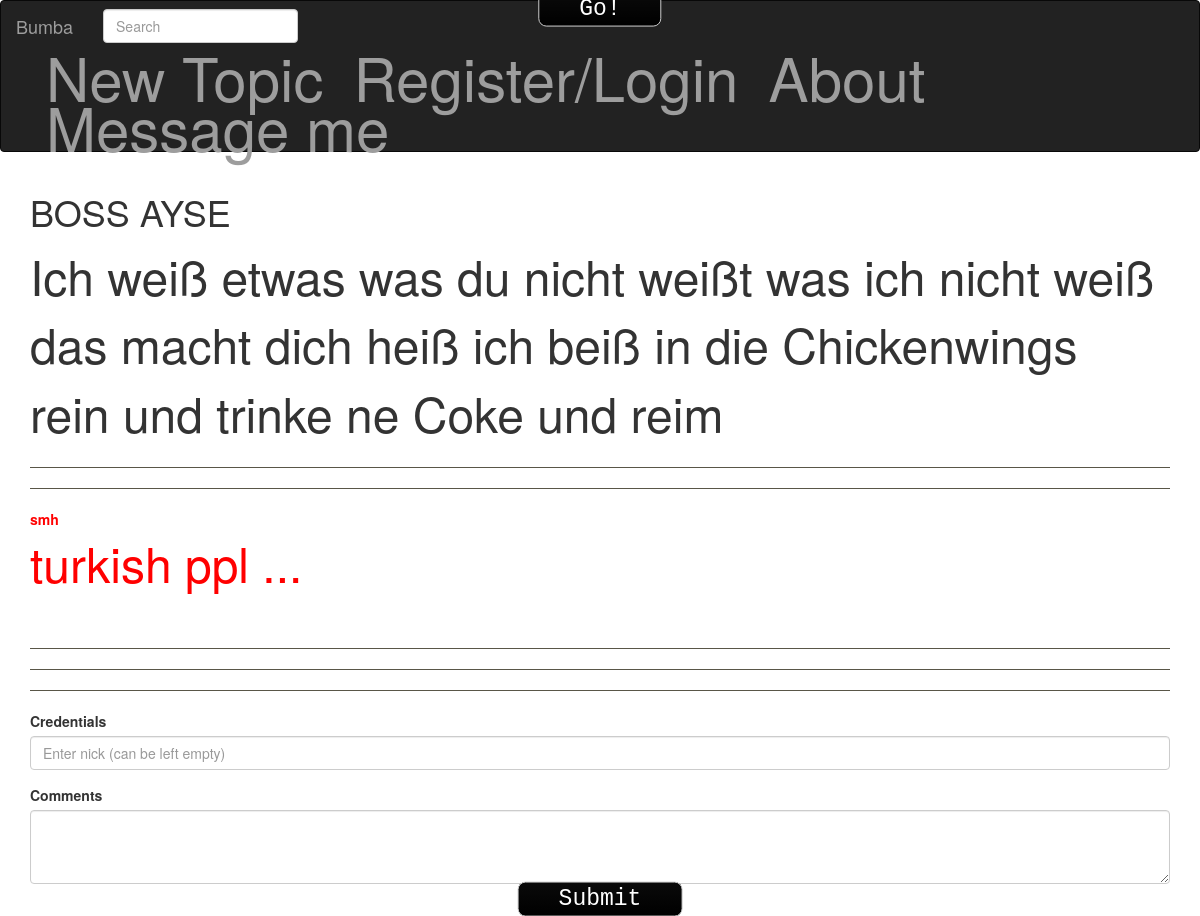
The page /bumba/post.php?id=29 on the database its author committed.
### tables this page shows
CREATE TABLE IF NOT EXISTS `user_post` (
`id` int(11) NOT NULL,
  `title` varchar(30) NOT NULL,
  `body` text NOT NULL,
  `time` timestamp NOT NULL DEFAULT CURRENT_TIMESTAMP ON UPDATE CURRENT_TIMESTAMP
);

CREATE TABLE IF NOT EXISTS `post_comment` (
`id` int(11) NOT NULL,
  `comment` text NOT NULL,
  `poster` varchar(30) NOT NULL,
  `date` date NOT NULL,
  `original_id` int(11) NOT NULL
);

### bumba/post.php (the view, shortened to what this page needs)
<?php require_once('../bumba/config/setup.php');?>
<!DOCTYPE html>
<html>
	<head>
		<?php include('../bumba/templates/header.php');?>
	</head>
	<body>
		<div class="container">
			<?php
        if(isset($_GET['id'])){
            $query = "SELECT * FROM user_post WHERE id =:id";
            $statement = $db->prepare($query);
            $statement->bindParam(":id", $_GET['id'], PDO::PARAM_INT);
            $statement->execute();
            $row = $statement->fetchObject();
            $title = htmlspecialchars($row->title);
            $body = htmlspecialchars($row->body);
            echo sprintf('<div class="view_post">');
            echo "<h1> {$title}</h1>";
            echo sprintf('<p>%s</p>',$body);
            echo sprintf('</div>');
        }
        else{
            header('Location: index.php');
        }
        ?>
		<hr><hr>
		<?php
            $query = "SELECT * FROM post_comment ORDER BY id ASC";
            $statement = $db->query($query);
			echo sprintf('<div class="comment">');
            while($r = $statement->fetch()) {
                $poster = htmlspecialchars($r['poster']);
                $comment = htmlspecialchars($r['comment']);
				$original_id = $r['original_id'];
				if($original_id == $_GET['id']){
					echo sprintf('<b style="color:red">%s</b></br>',$poster);
					echo sprintf('<p style="color:red">%s</p></br><hr>',$comment);
				}
            }
			echo sprintf('</div>');
        ?>
		<hr><hr>
			<form action="<?php echo $_SERVER['PHP_SELF'] . '?' . $_SERVER['QUERY_STRING']; ?>" method="post" name="addpost">
				<div class="form-group">
					<label for="postposter">Credentials</label>
					<input name="poster" type="text" class="form-control" id="postposter" placeholder="Enter nick (can be left empty)">
				</div>
			    <div class="form-group">
					<label for "textInput">Comments</label>
					<textarea name="comment" class="form-control" rows="3" id="textInput"></textarea>
				</div>
			  <button type="submit" class="btn btn-default" value="submit">Submit</button>
			</form>
		</div>
	</body>
</html>

### bumba/css/style.css (style rules this page uses)
body { background-color:FFFFFF; }
p { font-size: 4.0vw; word-wrap: break-word; }
hr { border-color: #595648; }
.btn { background: #0a0a0a; background-image: -webkit-linear-gradient(top, #0a0a0a, #000000); background-image: -moz-linear-gradient(top, #0a0a0a, #000000); background-image: -ms-linear-gradient(top, #0a0a0a, #000000); background-image: -o-linear-gradient(top, #0a0a0a, #000000); background-image: linear-gradient(to bottom, #0a0a0a, #000000); -webkit-border-radius: 8; -moz-border-radius: 8; border-radius: 8px; font-family: Courier New; color: #ffffff; font-size: 23px; padding: 0px 40px 0px 40px; text-decoration: none; margin: 0; position: absolute; left: 50%; margin-right: -50%; transform: translate(-50%, -50%) }

### rows shown on the page
user_post: title "BOSS AYSE", body "Ich weiß etwas was du nicht weißt was ich nicht weiß das macht dich heiß ich beiß in die Chickenwings rein und trinke ne Coke und reim"
post_comment: poster "smh", comment "turkish ppl ..."
